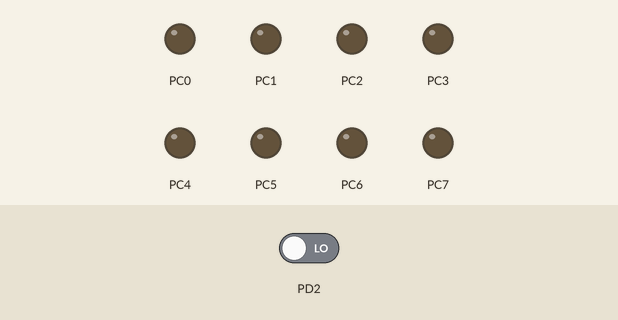
Bench run of a program on a simulated ATmega328P, built with avr-gcc and emulated at 16 MHz (the files do not name the chip). Shown: output pins drawn as LEDs (lit = HIGH). The test bench sets the inputs (shaded band); at power-on: PD2 LOW.

Above: at 1.2 s.
1.3 s: PD2 driven HIGH
At 2.1 s:
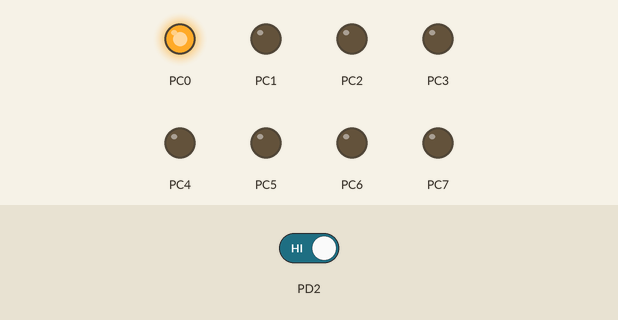
At 3.0 s:
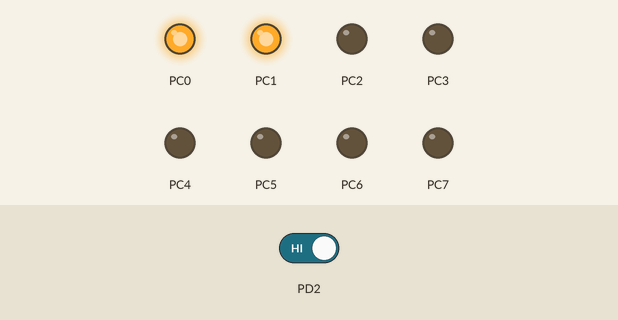
Timing chart, 0 to 17.8 s (numbered marks = the images above; inputs shaded):
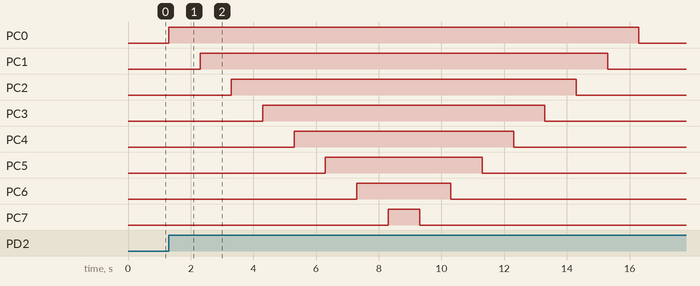

The program:

main.c
```c
/*
 * interrupt.c
 *
 * Created: 2024-05-24 오후 4:31:37
 * Author : PC1
 */
#define F_CPU 16000000ul
#include <avr/io.h>
#include <util/delay.h>
#include <avr/interrupt.h>

#define LED_DDR		DDRC
#define LED_PORT	PORTC

void ledInit(){
	LED_DDR = 0xff;
}

void GPIO_Output(uint8_t data){
	LED_PORT = data;
	_delay_ms(1000);
}

void ledLeftShift(uint8_t *data){
	*data = (*data) | (*data << 1);
	GPIO_Output(*data);
}

void ledRightShift(uint8_t *data){
	*data = (*data >> 1) & (*data);
	GPIO_Output(*data);
}

ISR(INT0_vect){
	ledInit();
	uint8_t ledData = 0x01;
	GPIO_Output(ledData);

	for(uint8_t i=0; i<7; i++){
		ledLeftShift(&ledData);
	}
	for(uint8_t i=0; i<7; i++){
		ledRightShift(&ledData);
	}
}


int main(void)
{
	DDRC = 0xff;	//set portc output
	sei();			//enable interrupt
	EICRA = 0x01;	//use int0 under edge
	EIMSK = 0x01;	//enable int0 interrupt

	DDRD = 0x00;
    /* Replace with your application code */
    while (1)
    {
		PORTC = 0x00;
    }
}
```

Measured:
- after the input at 1.3 s, PC0: LOW → HIGH at once, → LOW 15.0 s later; PC1: LOW → HIGH after 1.0 s, → LOW 13.0 s later; PC2: LOW → HIGH after 2.0 s, → LOW 11.0 s later; PC3: LOW → HIGH after 3.0 s, → LOW 9.0 s later; PC4: LOW → HIGH after 4.0 s, → LOW 7.0 s later
